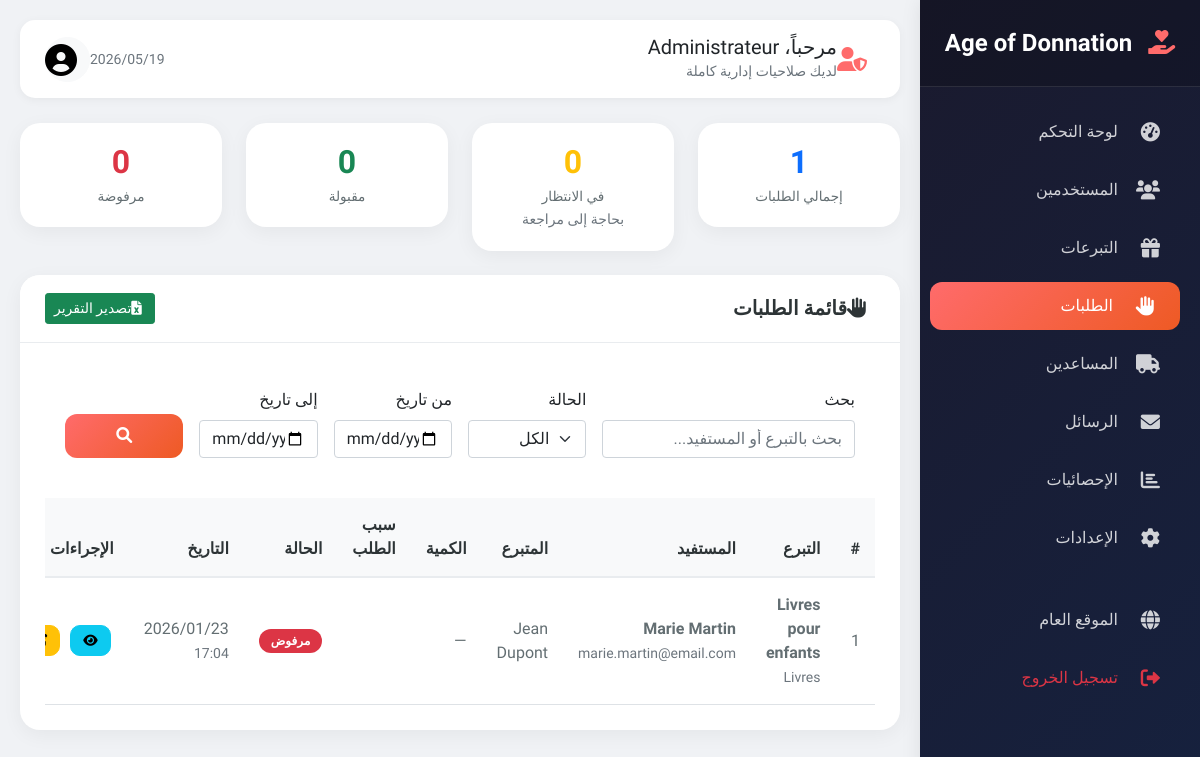
/admin/demandes.php (signed in), run on the app's committed database.
### tables this page shows
CREATE TABLE `demandes` (
  `id` INT(11) NOT NULL AUTO_INCREMENT,
  `beneficiaire_id` INT(11) NOT NULL,
  `don_id` INT(11) NOT NULL,
  `message_demande` TEXT DEFAULT NULL,
  `statut` ENUM('en_attente','acceptee','refusee','annulee') DEFAULT 'en_attente',
  `created_at` TIMESTAMP NOT NULL DEFAULT CURRENT_TIMESTAMP,
  PRIMARY KEY (`id`),
  KEY `beneficiaire_id` (`beneficiaire_id`),
  KEY `don_id` (`don_id`),
  CONSTRAINT `demandes_ibfk_1`
    FOREIGN KEY (`beneficiaire_id`) REFERENCES `users` (`id`)
    ON DELETE CASCADE,
  CONSTRAINT `demandes_ibfk_2`
    FOREIGN KEY (`don_id`) REFERENCES `dons` (`id`)
    ON DELETE CASCADE
);

CREATE TABLE `dons` (
  `id` INT(11) NOT NULL AUTO_INCREMENT,
  `donateur_id` INT(11) NOT NULL,
  `titre` VARCHAR(255) NOT NULL,
  `description` TEXT NOT NULL,
  `photo_principale` VARCHAR(255) DEFAULT NULL,
  `categorie` ENUM('vetements','nourriture','meubles','livres','electromenager','divers') NOT NULL,
  `etat` ENUM('neuf','bon_etat','usage') NOT NULL,
  `adresse_retrait` TEXT DEFAULT NULL,
  `ville` VARCHAR(100) DEFAULT NULL,
  `livraison_option` ENUM('none','fifty','full') DEFAULT 'none',
  `statut` ENUM('disponible','reserve','donne','expire') DEFAULT 'disponible',
  `is_deleted` TINYINT(1) DEFAULT 0,
  `deleted_at` TIMESTAMP NULL DEFAULT NULL,
  `created_at` TIMESTAMP NOT NULL DEFAULT CURRENT_TIMESTAMP,
  `updated_at` TIMESTAMP NOT NULL DEFAULT CURRENT_TIMESTAMP ON UPDATE CURRENT_TIMESTAMP,
  PRIMARY KEY (`id`),
  KEY `donateur_id` (`donateur_id`),
  CONSTRAINT `dons_ibfk_1`
    FOREIGN KEY (`donateur_id`) REFERENCES `users` (`id`)
    ON DELETE CASCADE
);

CREATE TABLE `users` (
  `id` INT(11) NOT NULL AUTO_INCREMENT,
  `nom` VARCHAR(100) NOT NULL,
  `email` VARCHAR(255) NOT NULL,
  `password` VARCHAR(255) NOT NULL,
  `type` ENUM('donateur','beneficiaire','livreur','admin') NOT NULL,
  `telephone` VARCHAR(20) DEFAULT NULL,
  `adresse` TEXT DEFAULT NULL,
  `ville` VARCHAR(100) DEFAULT NULL,
  `status` ENUM('active','inactive','pending') DEFAULT 'active',
  `reset_token` VARCHAR(100) DEFAULT NULL,
  `reset_expires` DATETIME DEFAULT NULL,
  `created_at` TIMESTAMP NOT NULL DEFAULT CURRENT_TIMESTAMP,
  `updated_at` TIMESTAMP NOT NULL DEFAULT CURRENT_TIMESTAMP ON UPDATE CURRENT_TIMESTAMP,
  PRIMARY KEY (`id`),
  UNIQUE KEY `email` (`email`)
);

### admin/demandes.php (the view, shortened to what this page needs)
<?php
require_once 'includes/admin_header.php';
$view_id = isset($_GET['view']) ? (int)$_GET['view'] : 0;
$edit_id = isset($_GET['edit']) ? (int)$_GET['edit'] : 0;
$page = isset($_GET['page']) ? (int)$_GET['page'] : 1;
$limit = 15;
$offset = ($page - 1) * $limit;
$search = $_GET['search'] ?? '';
$date_from = $_GET['date_from'] ?? '';
$date_to = $_GET['date_to'] ?? '';
$where_conditions = ["1=1"];
$where_clause = "WHERE " . implode(" AND ", $where_conditions);
$query = "SELECT de.*, d.titre as don_titre, d.categorie as don_categorie,
          u.nom as beneficiaire_nom, u.email as beneficiaire_email, u.telephone as beneficiaire_telephone,
          donateur.nom as donateur_nom
          FROM demandes de
          INNER JOIN dons d ON de.don_id = d.id
          INNER JOIN users u ON de.beneficiaire_id = u.id
          INNER JOIN users donateur ON d.donateur_id = donateur.id
          $where_clause
          ORDER BY
            CASE WHEN de.statut = 'en_attente' THEN 1 ELSE 2 END,
            de.created_at DESC
          LIMIT :limit OFFSET :offset";
$stmt = $db->prepare($query);
$stmt->bindValue(':limit', $limit, PDO::PARAM_INT);
$stmt->bindValue(':offset', $offset, PDO::PARAM_INT);
$stmt->execute();
$demandes = $stmt->fetchAll(PDO::FETCH_ASSOC);
$stats_query = "SELECT
    SUM(CASE WHEN statut = 'en_attente' THEN 1 ELSE 0 END) as en_attente,
    SUM(CASE WHEN statut = 'accepté' THEN 1 ELSE 0 END) as acceptes,
    SUM(CASE WHEN statut = 'refusé' THEN 1 ELSE 0 END) as refuses,
    COUNT(*) as total
    FROM demandes";
$stats_stmt = $db->prepare($stats_query);
$stats_stmt->execute();
$request_stats = $stats_stmt->fetch(PDO::FETCH_ASSOC);
?>
<div class="row g-4 mb-4">
    <div class="col-md-3">
        <div class="stat-card text-center">
            <div class="stat-number text-primary"><?php echo $request_stats['total'] ?? 0; ?></div>
            <div class="stat-label">إجمالي الطلبات</div>
        </div>
    </div>
    <div class="col-md-3">
        <div class="stat-card text-center">
            <div class="stat-number text-warning"><?php echo $request_stats['en_attente'] ?? 0; ?></div>
            <div class="stat-label">في الانتظار</div>
            <small class="text-muted">بحاجة إلى مراجعة</small>
        </div>
    </div>
    <div class="col-md-3">
        <div class="stat-card text-center">
            <div class="stat-number text-success"><?php echo $request_stats['acceptes'] ?? 0; ?></div>
            <div class="stat-label">مقبولة</div>
        </div>
    </div>
    <div class="col-md-3">
        <div class="stat-card text-center">
            <div class="stat-number text-danger"><?php echo $request_stats['refuses'] ?? 0; ?></div>
            <div class="stat-label">مرفوضة</div>
        </div>
    </div>
</div>
<?php if($view_id > 0 && isset($request_view)): ?>
    <div class="card">
        <div class="card-header">
            <h5><i class="fas fa-eye me-2"></i>تفاصيل الطلب</h5>
            <div>
                <?php if($request_view['statut'] == 'en_attente'): ?>
                    <button class="btn btn-sm btn-success" onclick="showApproveModal(<?php echo $request_view['id']; ?>)">
                        <i class="fas fa-check me-1"></i>قبول
                    </button>
                    <button class="btn btn-sm btn-danger" onclick="showRejectModal(<?php echo $request_view['id']; ?>)">
                        <i class="fas fa-times me-1"></i>رفض
                    </button>
                <?php endif; ?>
                <a href="demandes.php?edit=<?php echo $request_view['id']; ?>" class="btn btn-sm btn-warning">
                    <i class="fas fa-edit me-1"></i>تعديل
                </a>
                <a href="demandes.php" class="btn btn-sm btn-secondary">
                    <i class="fas fa-arrow-right me-1"></i>رجوع
                </a>
            </div>
        </div>
        <div class="card-body">
            <div class="row">
                <div class="col-md-6">
                    <h6 class="mb-3"><i class="fas fa-gift me-2 text-primary"></i>معلومات التبرع</h6>
                    <table class="table table-borderless">
                        <tr><th width="150">عنوان التبرع:</th><td><strong><?php echo htmlspecialchars($request_view['don_titre']); ?></strong></td></tr>
                        <tr><th>الفئة:</th><td><span class="badge bg-info"><?php echo ucfirst($request_view['don_categorie']); ?></span></td></tr>
                        <tr><th>الوصف:</th><td><?php echo nl2br(htmlspecialchars($request_view['don_description'] ?? '')); ?></td></tr>
                        <tr><th>المتبرع:</th><td><strong><?php echo htmlspecialchars($request_view['donateur_nom']); ?></strong><br><small class="text-muted"><?php echo htmlspecialchars($request_view['donateur_email']); ?></small></td></tr>
                    </table>
                </div>
                <div class="col-md-6">
                    <h6 class="mb-3"><i class="fas fa-user me-2 text-success"></i>معلومات المستفيد</h6>
                    <table class="table table-borderless">
                        <tr><th width="150">الاسم:</th><td><strong><?php echo htmlspecialchars($request_view['beneficiaire_nom']); ?></strong></td></tr>
                        <tr><th>البريد الإلكتروني:</th><td><?php echo htmlspecialchars($request_view['beneficiaire_email']); ?></td></tr>
                        <tr><th>رقم الهاتف:</th><td><?php echo htmlspecialchars($request_view['beneficiaire_telephone'] ?? '—'); ?></td></tr>
                        <tr><th>الكمية المطلوبة:</th><td><?php echo htmlspecialchars($request_view['quantite_demandee'] ?? '—'); ?></td></tr>
                        <tr><th>سبب الطلب:</th><td><?php echo nl2br(htmlspecialchars($request_view['raison'] ?? '—')); ?></td></tr>
                        <tr><th>تاريخ الطلب:</th><td><?php echo date('Y/m/d H:i', strtotime($request_view['created_at'])); ?></td></tr>
                    </table>
                </div>
            </div>
            <?php if($request_view['notes']): ?>
                <hr>
                <div class="alert alert-info">
                    <strong><i class="fas fa-comment me-2"></i>ملاحظات الرفض:</strong><br>
                    <?php echo nl2br(htmlspecialchars($request_view['notes'])); ?>
                </div>
            <?php endif; ?>
        </div>
    </div>
<?php else: ?>
    <div class="card">
        <div class="card-header">
            <h5><i class="fas fa-hand-paper me-2"></i>قائمة الطلبات</h5>
            <button class="btn btn-sm btn-success" onclick="exportRequests()"><i class="fas fa-file-excel me-1"></i>تصدير التقرير</button>
        </div>
        <div class="card-body">
            <div class="filter-section">
                <form method="GET" class="row g-3">
                    <div class="col-md-4">
                        <label class="form-label">بحث</label>
                        <input type="text" name="search" class="form-control" placeholder="بحث بالتبرع أو المستفيد..." value="<?php echo htmlspecialchars($search); ?>">
                    </div>
                    <div class="col-md-2">
                        <label class="form-label">الحالة</label>
                        <select name="status" class="form-select">
                            <option value="">الكل</option>
                        </select>
                    </div>
                    <div class="col-md-2">
                        <label class="form-label">من تاريخ</label>
                        <input type="date" name="date_from" class="form-control" value="<?php echo $date_from; ?>">
                    </div>
                    <div class="col-md-2">
                        <label class="form-label">إلى تاريخ</label>
                        <input type="date" name="date_to" class="form-control" value="<?php echo $date_to; ?>">
                    </div>
                    <div class="col-md-2 d-flex align-items-end">
                        <button type="submit" class="btn btn-primary w-100"><i class="fas fa-search"></i></button>
                    </div>
                </form>
            </div>
            <?php if(empty($demandes)): ?>
                <div class="text-center py-5">
                    <i class="fas fa-hand-paper fa-3x text-muted mb-3"></i>
                    <h5 class="text-muted">لا توجد طلبات</h5>
                </div>
            <?php else: ?>
                <div class="table-responsive">
                    <table class="table table-hover">
                        <thead>
                            <tr>
                                <th>#</th><th>التبرع</th><th>المستفيد</th><th>المتبرع</th><th>الكمية</th><th>سبب الطلب</th><th>الحالة</th><th>التاريخ</th><th>الإجراءات</th>
                            </tr>
                        </thead>
                        <tbody>
                            <?php foreach($demandes as $index => $demande): ?>
                                <tr class="<?php echo $demande['statut'] == 'en_attente' ? 'table-warning' : ''; ?>">
                                    <td><?php echo $offset + $index + 1; ?></td>
                                    <td><strong><?php echo htmlspecialchars($demande['don_titre']); ?></strong><br><small class="text-muted"><?php echo ucfirst($demande['don_categorie']); ?></small></td>
                                    <td><strong><?php echo htmlspecialchars($demande['beneficiaire_nom']); ?></strong><br><small class="text-muted"><?php echo htmlspecialchars($demande['beneficiaire_email']); ?></small></td>
                                    <td><?php echo htmlspecialchars($demande['donateur_nom']); ?></td>
                                    <td><?php echo htmlspecialchars($demande['quantite_demandee'] ?? '—'); ?></td>
                                    <td><?php echo substr(htmlspecialchars($demande['raison'] ?? ''), 0, 50); ?></td>
                                    <td>
                                        <?php
                                        if($demande['statut'] == 'en_attente') {
                                            echo '<span class="badge bg-warning">في الانتظار</span>';
                                        } elseif($demande['statut'] == 'accepté') {
                                            echo '<span class="badge bg-success">مقبول</span>';
                                        } else {
                                            echo '<span class="badge bg-danger">مرفوض</span>';
                                        }
                                        ?>
                                    </td>
                                    <td><?php echo date('Y/m/d', strtotime($demande['created_at'])); ?><br><small class="text-muted"><?php echo date('H:i', strtotime($demande['created_at'])); ?></small></td>
                                    <td class="action-buttons text-nowrap">
                                        <a href="demandes.php?view=<?php echo $demande['id']; ?>" class="btn btn-sm btn-info"><i class="fas fa-eye"></i></a>
                                        <a href="demandes.php?edit=<?php echo $demande['id']; ?>" class="btn btn-sm btn-warning"><i class="fas fa-edit"></i></a>
                                    </td>
                                </tr>
                            <?php endforeach; ?>
                        </tbody>
                    </table>
                </div>
            <?php endif; ?>
        </div>
    </div>
<?php endif; ?>
<?php require_once 'includes/admin_footer.php'; ?>

### admin/includes/admin_header.php (style rules this page uses)
* { font-family: 'Cairo', 'Segoe UI', sans-serif; }
body { background-color: #f0f2f5; }
.stat-card { background: white; border-radius: 20px; padding: 20px; box-shadow: 0 5px 20px rgba(0,0,0,0.05); transition: all 0.3s; border: none; position: relative; overflow: hidden; }
.stat-card::before { content: ''; position: absolute; top: 0; left: 0; right: 0; height: 4px; background: linear-gradient(90deg, var(--primary), var(--secondary)); }
.stat-number { font-size: 2rem; font-weight: 800; color: #2d3436; line-height: 1.2; }
.stat-label { color: #636e72; font-size: 0.85rem; margin-top: 5px; font-weight: 500; }
.card { border: none; border-radius: 20px; box-shadow: 0 5px 20px rgba(0,0,0,0.05); margin-bottom: 25px; background: white; }
.card-header { background: white; border-bottom: 1px solid #e9ecef; padding: 18px 25px; border-radius: 20px 20px 0 0 !important; font-weight: 700; display: flex; justify-content: space-between; align-items: center; }
.card-header h5 { margin: 0; font-weight: 700; color: #2d3436; }
.card-body { padding: 25px; }
.btn-primary { background: linear-gradient(135deg, #ff6b6b, #ee5a24); border: none; padding: 10px 25px; border-radius: 12px; font-weight: 600; transition: all 0.3s; }
.badge { padding: 6px 12px; border-radius: 25px; font-size: 0.75rem; font-weight: 600; }
.table { margin-bottom: 0; }
.table thead th { background: #f8f9fa; border-bottom: 2px solid #e9ecef; color: #2d3436; font-weight: 700; padding: 15px; }
.table tbody td { padding: 15px; vertical-align: middle; color: #636e72; }
.action-buttons .btn { margin: 0 3px; padding: 5px 12px; font-size: 0.8rem; border-radius: 10px; }
.filter-section { background: white; border-radius: 15px; padding: 20px; margin-bottom: 20px; }

### data on the page
demandes: index "1", don.titre "Livres pour enfants", don.categorie "Livres", beneficiaire.nom "Marie Martin", beneficiaire.email "marie.martin@email.com", users.nom "Jean Dupont", quantite_demandee "—", statut "مرفوض", created_at "2026/01/23", created_at "17:04"

### other printed values
$_SESSION['user_nom'] "Administrateur"
$request_stats['total'] "1"
$request_stats['en_attente'] "0"
$request_stats['acceptes'] "0"
$request_stats['refuses'] "0"
